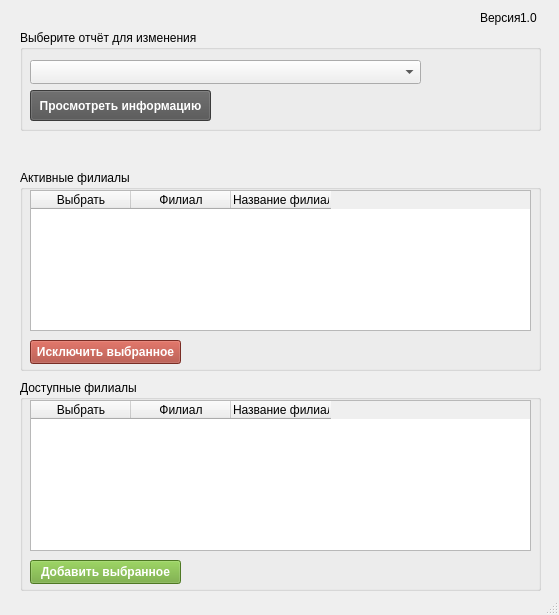
<?xml version="1.0" encoding="UTF-8"?>
<ui version="4.0">
 <class>MainWindow</class>
 <widget class="QMainWindow" name="MainWindow">
  <property name="geometry">
   <rect>
    <x>0</x>
    <y>0</y>
    <width>559</width>
    <height>615</height>
   </rect>
  </property>
  <property name="windowTitle">
   <string>Панель управления филиалами в отчетах</string>
  </property>
  <widget class="QWidget" name="centralwidget">
   <widget class="QGroupBox" name="groupBox">
    <property name="geometry">
     <rect>
      <x>20</x>
      <y>30</y>
      <width>521</width>
      <height>101</height>
     </rect>
    </property>
    <property name="title">
     <string>Выберите отчёт для изменения</string>
    </property>
    <property name="flat">
     <bool>false</bool>
    </property>
    <property name="checkable">
     <bool>false</bool>
    </property>
    <widget class="QPushButton" name="btn_report_info">
     <property name="geometry">
      <rect>
       <x>10</x>
       <y>60</y>
       <width>181</width>
       <height>31</height>
      </rect>
     </property>
     <property name="styleSheet">
      <string notr="true">background-color:#525252;
font-weight:bold;
color:#FFFFFF;
</string>
     </property>
     <property name="text">
      <string>Просмотреть информацию</string>
     </property>
    </widget>
    <widget class="QComboBox" name="reports_dropdown">
     <property name="geometry">
      <rect>
       <x>10</x>
       <y>30</y>
       <width>391</width>
       <height>24</height>
      </rect>
     </property>
    </widget>
   </widget>
   <widget class="QGroupBox" name="groupBox_2">
    <property name="geometry">
     <rect>
      <x>20</x>
      <y>170</y>
      <width>521</width>
      <height>201</height>
     </rect>
    </property>
    <property name="title">
     <string>Активные филиалы</string>
    </property>
    <property name="flat">
     <bool>false</bool>
    </property>
    <property name="checkable">
     <bool>false</bool>
    </property>
    <widget class="QTableWidget" name="table_active_filials">
     <property name="geometry">
      <rect>
       <x>10</x>
       <y>20</y>
       <width>501</width>
       <height>141</height>
      </rect>
     </property>
     <property name="horizontalScrollBarPolicy">
      <enum>Qt::ScrollBarAlwaysOff</enum>
     </property>
     <column>
      <property name="text">
       <string>Выбрать</string>
      </property>
     </column>
     <column>
      <property name="text">
       <string>Филиал</string>
      </property>
     </column>
     <column>
      <property name="text">
       <string>Название филиала</string>
      </property>
      <property name="font">
       <font>
        <weight>50</weight>
        <bold>false</bold>
        <strikeout>false</strikeout>
       </font>
      </property>
      <property name="textAlignment">
       <set>AlignLeading|AlignVCenter</set>
      </property>
     </column>
    </widget>
    <widget class="QPushButton" name="btn_remove">
     <property name="geometry">
      <rect>
       <x>10</x>
       <y>170</y>
       <width>151</width>
       <height>24</height>
      </rect>
     </property>
     <property name="styleSheet">
      <string notr="true">background-color:#a83e32;
font-weight:bold;
color:#FFFFFF;
</string>
     </property>
     <property name="text">
      <string>Исключить выбранное</string>
     </property>
    </widget>
   </widget>
   <widget class="QGroupBox" name="groupBox_3">
    <property name="geometry">
     <rect>
      <x>20</x>
      <y>380</y>
      <width>521</width>
      <height>211</height>
     </rect>
    </property>
    <property name="title">
     <string>Доступные филиалы</string>
    </property>
    <property name="flat">
     <bool>false</bool>
    </property>
    <property name="checkable">
     <bool>false</bool>
    </property>
    <widget class="QTableWidget" name="table_all_filials">
     <property name="geometry">
      <rect>
       <x>10</x>
       <y>20</y>
       <width>501</width>
       <height>151</height>
      </rect>
     </property>
     <property name="frameShape">
      <enum>QFrame::StyledPanel</enum>
     </property>
     <property name="frameShadow">
      <enum>QFrame::Sunken</enum>
     </property>
     <property name="horizontalScrollBarPolicy">
      <enum>Qt::ScrollBarAlwaysOff</enum>
     </property>
     <property name="selectionMode">
      <enum>QAbstractItemView::SingleSelection</enum>
     </property>
     <property name="selectionBehavior">
      <enum>QAbstractItemView::SelectRows</enum>
     </property>
     <property name="textElideMode">
      <enum>Qt::ElideMiddle</enum>
     </property>
     <property name="sortingEnabled">
      <bool>true</bool>
     </property>
     <property name="cornerButtonEnabled">
      <bool>true</bool>
     </property>
     <column>
      <property name="text">
       <string>Выбрать</string>
      </property>
     </column>
     <column>
      <property name="text">
       <string>Филиал</string>
      </property>
     </column>
     <column>
      <property name="text">
       <string>Название филиала</string>
      </property>
      <property name="textAlignment">
       <set>AlignLeading|AlignVCenter</set>
      </property>
     </column>
    </widget>
    <widget class="QPushButton" name="btn_add">
     <property name="geometry">
      <rect>
       <x>10</x>
       <y>180</y>
       <width>151</width>
       <height>24</height>
      </rect>
     </property>
     <property name="styleSheet">
      <string notr="true">background-color:#6da832;
font-weight:bold;
color:#FFFFFF;
</string>
     </property>
     <property name="text">
      <string>Добавить выбранное</string>
     </property>
    </widget>
   </widget>
   <widget class="QLabel" name="lbl_version">
    <property name="geometry">
     <rect>
      <x>480</x>
      <y>10</y>
      <width>41</width>
      <height>16</height>
     </rect>
    </property>
    <property name="text">
     <string>Версия:</string>
    </property>
   </widget>
   <widget class="QLabel" name="lbl_ver_num">
    <property name="geometry">
     <rect>
      <x>520</x>
      <y>10</y>
      <width>31</width>
      <height>16</height>
     </rect>
    </property>
    <property name="text">
     <string>1.0</string>
    </property>
   </widget>
  </widget>
  <widget class="QStatusBar" name="statusbar"/>
 </widget>
 <resources/>
 <connections/>
</ui>
